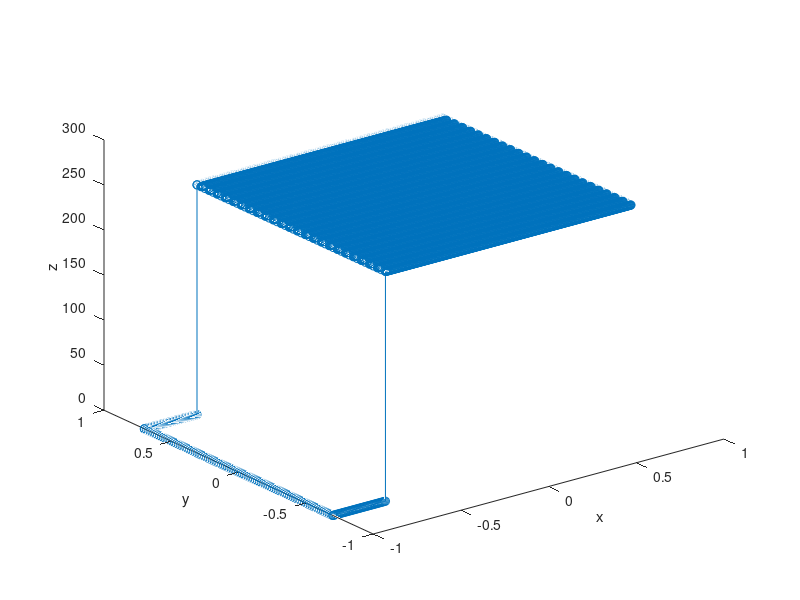

Write MATLAB code to recreate this figure.
%%%%%%%%%%%%%%%%%%%%%%%%%%%%%%%%%%%%%%%%%%%%%%%%%%%%%%%%%%%%%%%%%%%%%%%%%%%%%%%%%
% This program help generate a raster scan pattern with customed
% parameters. Please add the file to matlab path and run it. A text file
% including the pattern data named 'test.smp' would be generated under your current path. 
%
% The pattern contaiens a vertical 'escape line' located at x=-1 (the left side of the scene).
% The ranges for x and y are both from -1 to 1. So please set the
% x_amplitude and y_amplitude between 0 to 1. Note that don't set
% x_amplitude so close to 1, which makes the 'escape line' so close to the
% scan pattern. You can rotate the figure to see the x-y plan that shows
% the pattern. Double check all of the data are within 0<x<1 and 0<y<1
% before importing the .smp file to mirrocleDraw. edit
%%%%%%%%%%%%%%%%%%%%%%%%%%%%%%%%%%%%%%%%%%%%%%%%%%%%%%%%%%%%%%%%%%%%%%%%%%%%%%%%%


clear all;close all;clc

%%%%prarameters that could be set up%%%%
%%%%%%%%%%%%%%%%%%%%%%%%%%%%%%%%%%%%%%%%%%%%%%%%%%%%%%%%%%%%%%%%%%%%%%%%%%%%%%%
line=48; % number of vertical lines of the scan pattern
datapoints_x=520;% number of datapoints for each verical line
x_amplitude=0.7; %amplitude for vertical direction, should be value from(0 to 1), 
                  %don't set to 1. The closer this value set to 1, the less distance 
                  %between pattern and escape line would be.
y_amplitude=0.7; %amplitude for horizontal direction, should be the same as x_amplitude
                 %if want to get a square scan pattern.

%%%%%%%%%%%%%%%%%%%%%%%%%%%%%%%%%%%%%%%%%%%%%%%%%%%%%%%%%%%%%%%%%%%%%%%%%%%%%%%%%
%length of space between two adjacent lines
length_vertical=(2*y_amplitude)/(line-1);  
% length of each step in x direction
step_x=(2*x_amplitude)/(datapoints_x-1);  

%generate datapoints for each horizontal line, from left to right (reverse for right to left)
x=zeros(datapoints_x,1);
y=zeros(line,1);
for i=1:datapoints_x
    x_value=-x_amplitude+(i-1)*step_x;
    x(i,1)=x_value;
end
x_reverse=flipud(x);

for j=1:line
    y_value_on_line=y_amplitude-(j-1)*length_vertical;
    y(j,1)=y_value_on_line;
end
    
coordinates=[];
loop_number=line/2;
for i=1:loop_number
   
    if i~=loop_number
        x1=x;    % x values on line
        y1=ones(size(x))*y(2*i-1,1);  % y values on  upper line
        %z1=255*ones(size(x,1));
        temp1=[x1,y1];
        %coordinates=[coordinates;temp1];
        
% % %         x2=x_amplitude*ones(datapoints_y,1);
% % %         y2=[];
% % %         %z2=zeros(size(x2,1));
% % %         for k=1:datapoints_y
% % %             y2(k,1)=y(2*i-1)-k*length_vertical;
% % %         end
% % %         temp2=[x2,y2];  % last y2 values should = y values on lower line
% % %         %coordinates=[coordinates;temp2];
        
        
        x3=x_reverse;    % x values on line
        y3=ones(size(x))*y(2*i,1);  % y values on lower line
        %z3=zeros(size(x3,1));
        temp3=[x3,y3];
           
% % %         x4=-x_amplitude*ones(datapoints_y,1);
% % %         y4=[];
% % %         for k=1:datapoints_y
% % %             y4(k,1)=y(2*i)-k*length_vertical;
% % %         end
% % %         %z4=zeros(size(x4,1));
% % %         temp4=[x4,y4];  % last y4 values should = y values on next upper line
        coordinates=[coordinates;[temp1;temp3]];
        
        
        
    elseif i==loop_number
        x1=x;    % x values on line
        y1=ones(size(x))*y(2*i-1,1);  % y values on  upper line
        %z1=255*ones(size(x,1));
        temp1=[x1,y1];
        %coordinates=[coordinates;temp1];
        
% % %         x2=x_amplitude*ones(datapoints_y,1);
% % %         y2=[];
% % %         %z2=zeros(size(x2,1));
% % %         for k=1:datapoints_y
% % %             y2(k,1)=y(2*i-1)-k*length_vertical;
% % %         end
% % %         temp2=[x2,y2];  % last y2 values should = y values on lower line
% % %         %coordinates=[coordinates;temp2];
        
        
        x3=x_reverse;    % x values on line
        y3=ones(size(x))*y(2*i,1);  % y values on lower line
        %z3=zeros(size(x3,1));
        temp3=[x3,y3];
        
        
        coordinates=[coordinates;[temp1;temp3]];
     end
end
z=255*ones(size(coordinates,1),1);

pattern=[coordinates z];




gap_datapoints=50;
gap=1-x_amplitude;
gap_step=gap/gap_datapoints;
background_datapoints=100;
back_x=-1;
back_y_step=2*y_amplitude/background_datapoints;

gap1=zeros(gap_datapoints,3);
back=zeros(background_datapoints,3);
gap2=zeros(gap_datapoints,3);

for i=1:gap_datapoints+1
    gap1(i,1)=-x_amplitude-(i-1)*gap_step;
    gap1(i,2)=-y_amplitude;
    gap1(i,3)=0;
end
for r=1:background_datapoints+1
    back(r,1)=back_x;
    back(r,2)=-y_amplitude+(r-1)*back_y_step;
end
for i=1:gap_datapoints+1
    gap2(i,1)=-1+(i-1)*gap_step;
    gap2(i,2)=y_amplitude;
    gap2(i,3)=0;
end
back_to_start=[-x_amplitude,y_amplitude,255];

final=[pattern;gap1; back;gap2;back_to_start];
final_x=final(:,1);
final_y=final(:,2);
final_z=final(:,3);

figure
plot3(final_x,final_y,final_z,'o-');
xlabel('x')
ylabel('y')
zlabel('z')

fid=fopen('test.smp','wt');
[m,n]=size(final);
for a=1:m
    for b=1:n
        if b==n
            fprintf(fid,'%g\n',final(a,b));
        else
            fprintf(fid,'%g\t',final(a,b));
        end
    end
end
fclose(fid);

 

